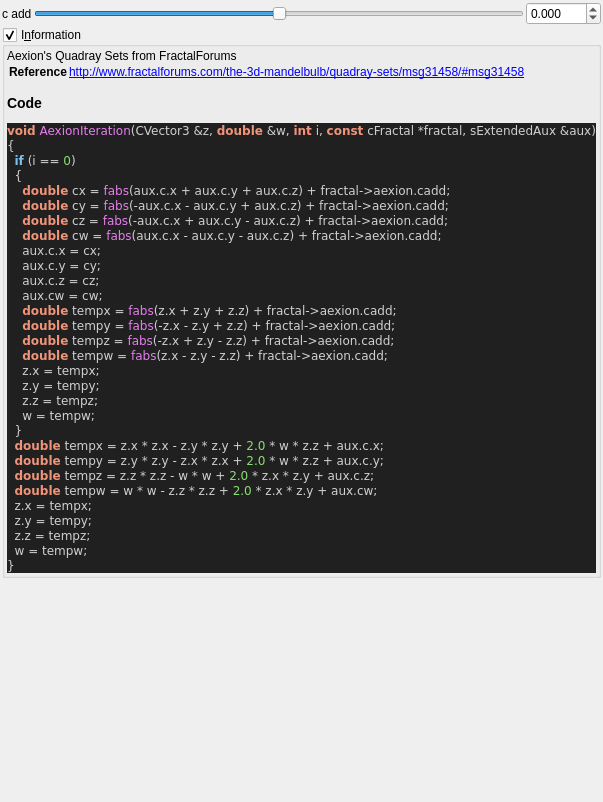
<?xml version="1.0" encoding="UTF-8"?>
<ui version="4.0">
 <class>Form</class>
 <widget class="QWidget" name="Form">
  <property name="geometry">
   <rect>
    <x>0</x>
    <y>0</y>
    <width>504</width>
    <height>802</height>
   </rect>
  </property>
  <property name="windowTitle">
   <string>Form</string>
  </property>
  <layout class="QVBoxLayout" name="verticalLayout">
   <property name="spacing">
    <number>2</number>
   </property>
   <property name="leftMargin">
    <number>2</number>
   </property>
   <property name="topMargin">
    <number>2</number>
   </property>
   <property name="rightMargin">
    <number>2</number>
   </property>
   <property name="bottomMargin">
    <number>2</number>
   </property>
   <item>
    <layout class="QGridLayout" name="gridLayout">
     <property name="spacing">
      <number>2</number>
     </property>
     <item row="0" column="2">
      <widget class="MyDoubleSpinBox" name="spinbox_cadd">
       <property name="sizePolicy">
        <sizepolicy hsizetype="Minimum" vsizetype="Maximum">
         <horstretch>0</horstretch>
         <verstretch>0</verstretch>
        </sizepolicy>
       </property>
       <property name="prefix">
        <string/>
       </property>
       <property name="suffix">
        <string/>
       </property>
       <property name="decimals">
        <number>3</number>
       </property>
       <property name="minimum">
        <double>-100.000000000000000</double>
       </property>
       <property name="maximum">
        <double>100.000000000000000</double>
       </property>
       <property name="singleStep">
        <double>0.100000000000000</double>
       </property>
      </widget>
     </item>
     <item row="0" column="1">
      <widget class="QSlider" name="slider_cadd">
       <property name="sizePolicy">
        <sizepolicy hsizetype="Expanding" vsizetype="Maximum">
         <horstretch>0</horstretch>
         <verstretch>0</verstretch>
        </sizepolicy>
       </property>
       <property name="minimum">
        <number>-5000</number>
       </property>
       <property name="maximum">
        <number>5000</number>
       </property>
       <property name="singleStep">
        <number>1</number>
       </property>
       <property name="orientation">
        <enum>Qt::Horizontal</enum>
       </property>
      </widget>
     </item>
     <item row="0" column="0">
      <widget class="QLabel" name="label_7">
       <property name="text">
        <string>c add</string>
       </property>
      </widget>
     </item>
    </layout>
   </item>
   <item>
    <widget class="MyGroupBox" name="groupCheck_info">
     <property name="title">
      <string>I&amp;nformation</string>
     </property>
     <property name="flat">
      <bool>false</bool>
     </property>
     <property name="checkable">
      <bool>true</bool>
     </property>
     <layout class="QVBoxLayout" name="verticalLayout_2">
      <property name="spacing">
       <number>2</number>
      </property>
      <property name="leftMargin">
       <number>2</number>
      </property>
      <property name="topMargin">
       <number>2</number>
      </property>
      <property name="rightMargin">
       <number>2</number>
      </property>
      <property name="bottomMargin">
       <number>2</number>
      </property>
      <item>
       <widget class="QLabel" name="label_code_content">
        <property name="text">
         <string>&lt;p&gt;Aexion's Quadray Sets from FractalForums&lt;/p&gt;&lt;table&gt;
&lt;tr&gt;&lt;th&gt;Reference&lt;/th&gt;&lt;td&gt;&lt;a href=&quot;http://www.fractalforums.com/the-3d-mandelbulb/quadray-sets/msg31458/#msg31458&quot;&gt;http://www.fractalforums.com/the-3d-mandelbulb/quadray-sets/msg31458/#msg31458&lt;/a&gt;&lt;/td&gt;&lt;/tr&gt;
&lt;/table&gt;
&lt;h3&gt;Code&lt;/h3&gt;
&lt;!DOCTYPE HTML PUBLIC &quot;-//W3C//DTD HTML 4.0 Transitional//EN&quot;&gt;
&lt;html&gt;
&lt;head&gt;
&lt;meta http-equiv=&quot;content-type&quot; content=&quot;text/html; charset=ISO-8859-1&quot;&gt;
&lt;title&gt;Source file&lt;/title&gt;
&lt;/head&gt;
&lt;body style=&quot;background-color:#202020&quot;&gt;
&lt;pre style=&quot;color:#d0d0d0; background-color:#202020;  font-family:'Courier New';&quot;&gt;&lt;span style=&quot;color:#f09479; font-weight:bold&quot;&gt;void&lt;/span&gt; &lt;span style=&quot;color:#e47eed&quot;&gt;AexionIteration&lt;/span&gt;&lt;span style=&quot;color:#d0d0d0&quot;&gt;(&lt;/span&gt;CVector3 &lt;span style=&quot;color:#d0d0d0&quot;&gt;&amp;amp;&lt;/span&gt;z&lt;span style=&quot;color:#d0d0d0&quot;&gt;,&lt;/span&gt; &lt;span style=&quot;color:#f09479; font-weight:bold&quot;&gt;double&lt;/span&gt; &lt;span style=&quot;color:#d0d0d0&quot;&gt;&amp;amp;&lt;/span&gt;w&lt;span style=&quot;color:#d0d0d0&quot;&gt;,&lt;/span&gt; &lt;span style=&quot;color:#f09479; font-weight:bold&quot;&gt;int&lt;/span&gt; i&lt;span style=&quot;color:#d0d0d0&quot;&gt;,&lt;/span&gt; &lt;span style=&quot;color:#f09479; font-weight:bold&quot;&gt;const&lt;/span&gt; cFractal &lt;span style=&quot;color:#d0d0d0&quot;&gt;*&lt;/span&gt;fractal&lt;span style=&quot;color:#d0d0d0&quot;&gt;,&lt;/span&gt; sExtendedAux &lt;span style=&quot;color:#d0d0d0&quot;&gt;&amp;amp;&lt;/span&gt;aux&lt;span style=&quot;color:#d0d0d0&quot;&gt;)&lt;/span&gt;
&lt;span style=&quot;color:#d0d0d0&quot;&gt;{&lt;/span&gt;
  &lt;span style=&quot;color:#7ec0ee; font-weight:bold&quot;&gt;if&lt;/span&gt; &lt;span style=&quot;color:#d0d0d0&quot;&gt;(&lt;/span&gt;i &lt;span style=&quot;color:#d0d0d0&quot;&gt;==&lt;/span&gt; &lt;span style=&quot;color:#87df71&quot;&gt;0&lt;/span&gt;&lt;span style=&quot;color:#d0d0d0&quot;&gt;)&lt;/span&gt;
  &lt;span style=&quot;color:#d0d0d0&quot;&gt;{&lt;/span&gt;
    &lt;span style=&quot;color:#f09479; font-weight:bold&quot;&gt;double&lt;/span&gt; cx &lt;span style=&quot;color:#d0d0d0&quot;&gt;=&lt;/span&gt; &lt;span style=&quot;color:#e47eed&quot;&gt;fabs&lt;/span&gt;&lt;span style=&quot;color:#d0d0d0&quot;&gt;(&lt;/span&gt;aux&lt;span style=&quot;color:#d0d0d0&quot;&gt;.&lt;/span&gt;c&lt;span style=&quot;color:#d0d0d0&quot;&gt;.&lt;/span&gt;x &lt;span style=&quot;color:#d0d0d0&quot;&gt;+&lt;/span&gt; aux&lt;span style=&quot;color:#d0d0d0&quot;&gt;.&lt;/span&gt;c&lt;span style=&quot;color:#d0d0d0&quot;&gt;.&lt;/span&gt;y &lt;span style=&quot;color:#d0d0d0&quot;&gt;+&lt;/span&gt; aux&lt;span style=&quot;color:#d0d0d0&quot;&gt;.&lt;/span&gt;c&lt;span style=&quot;color:#d0d0d0&quot;&gt;.&lt;/span&gt;z&lt;span style=&quot;color:#d0d0d0&quot;&gt;) +&lt;/span&gt; fractal&lt;span style=&quot;color:#d0d0d0&quot;&gt;-&amp;gt;&lt;/span&gt;aexion&lt;span style=&quot;color:#d0d0d0&quot;&gt;.&lt;/span&gt;cadd&lt;span style=&quot;color:#d0d0d0&quot;&gt;;&lt;/span&gt;
    &lt;span style=&quot;color:#f09479; font-weight:bold&quot;&gt;double&lt;/span&gt; cy &lt;span style=&quot;color:#d0d0d0&quot;&gt;=&lt;/span&gt; &lt;span style=&quot;color:#e47eed&quot;&gt;fabs&lt;/span&gt;&lt;span style=&quot;color:#d0d0d0&quot;&gt;(-&lt;/span&gt;aux&lt;span style=&quot;color:#d0d0d0&quot;&gt;.&lt;/span&gt;c&lt;span style=&quot;color:#d0d0d0&quot;&gt;.&lt;/span&gt;x &lt;span style=&quot;color:#d0d0d0&quot;&gt;-&lt;/span&gt; aux&lt;span style=&quot;color:#d0d0d0&quot;&gt;.&lt;/span&gt;c&lt;span style=&quot;color:#d0d0d0&quot;&gt;.&lt;/span&gt;y &lt;span style=&quot;color:#d0d0d0&quot;&gt;+&lt;/span&gt; aux&lt;span style=&quot;color:#d0d0d0&quot;&gt;.&lt;/span&gt;c&lt;span style=&quot;color:#d0d0d0&quot;&gt;.&lt;/span&gt;z&lt;span style=&quot;color:#d0d0d0&quot;&gt;) +&lt;/span&gt; fractal&lt;span style=&quot;color:#d0d0d0&quot;&gt;-&amp;gt;&lt;/span&gt;aexion&lt;span style=&quot;color:#d0d0d0&quot;&gt;.&lt;/span&gt;cadd&lt;span style=&quot;color:#d0d0d0&quot;&gt;;&lt;/span&gt;
    &lt;span style=&quot;color:#f09479; font-weight:bold&quot;&gt;double&lt;/span&gt; cz &lt;span style=&quot;color:#d0d0d0&quot;&gt;=&lt;/span&gt; &lt;span style=&quot;color:#e47eed&quot;&gt;fabs&lt;/span&gt;&lt;span style=&quot;color:#d0d0d0&quot;&gt;(-&lt;/span&gt;aux&lt;span style=&quot;color:#d0d0d0&quot;&gt;.&lt;/span&gt;c&lt;span style=&quot;color:#d0d0d0&quot;&gt;.&lt;/span&gt;x &lt;span style=&quot;color:#d0d0d0&quot;&gt;+&lt;/span&gt; aux&lt;span style=&quot;color:#d0d0d0&quot;&gt;.&lt;/span&gt;c&lt;span style=&quot;color:#d0d0d0&quot;&gt;.&lt;/span&gt;y &lt;span style=&quot;color:#d0d0d0&quot;&gt;-&lt;/span&gt; aux&lt;span style=&quot;color:#d0d0d0&quot;&gt;.&lt;/span&gt;c&lt;span style=&quot;color:#d0d0d0&quot;&gt;.&lt;/span&gt;z&lt;span style=&quot;color:#d0d0d0&quot;&gt;) +&lt;/span&gt; fractal&lt;span style=&quot;color:#d0d0d0&quot;&gt;-&amp;gt;&lt;/span&gt;aexion&lt;span style=&quot;color:#d0d0d0&quot;&gt;.&lt;/span&gt;cadd&lt;span style=&quot;color:#d0d0d0&quot;&gt;;&lt;/span&gt;
    &lt;span style=&quot;color:#f09479; font-weight:bold&quot;&gt;double&lt;/span&gt; cw &lt;span style=&quot;color:#d0d0d0&quot;&gt;=&lt;/span&gt; &lt;span style=&quot;color:#e47eed&quot;&gt;fabs&lt;/span&gt;&lt;span style=&quot;color:#d0d0d0&quot;&gt;(&lt;/span&gt;aux&lt;span style=&quot;color:#d0d0d0&quot;&gt;.&lt;/span&gt;c&lt;span style=&quot;color:#d0d0d0&quot;&gt;.&lt;/span&gt;x &lt;span style=&quot;color:#d0d0d0&quot;&gt;-&lt;/span&gt; aux&lt;span style=&quot;color:#d0d0d0&quot;&gt;.&lt;/span&gt;c&lt;span style=&quot;color:#d0d0d0&quot;&gt;.&lt;/span&gt;y &lt;span style=&quot;color:#d0d0d0&quot;&gt;-&lt;/span&gt; aux&lt;span style=&quot;color:#d0d0d0&quot;&gt;.&lt;/span&gt;c&lt;span style=&quot;color:#d0d0d0&quot;&gt;.&lt;/span&gt;z&lt;span style=&quot;color:#d0d0d0&quot;&gt;) +&lt;/span&gt; fractal&lt;span style=&quot;color:#d0d0d0&quot;&gt;-&amp;gt;&lt;/span&gt;aexion&lt;span style=&quot;color:#d0d0d0&quot;&gt;.&lt;/span&gt;cadd&lt;span style=&quot;color:#d0d0d0&quot;&gt;;&lt;/span&gt;
    aux&lt;span style=&quot;color:#d0d0d0&quot;&gt;.&lt;/span&gt;c&lt;span style=&quot;color:#d0d0d0&quot;&gt;.&lt;/span&gt;x &lt;span style=&quot;color:#d0d0d0&quot;&gt;=&lt;/span&gt; cx&lt;span style=&quot;color:#d0d0d0&quot;&gt;;&lt;/span&gt;
    aux&lt;span style=&quot;color:#d0d0d0&quot;&gt;.&lt;/span&gt;c&lt;span style=&quot;color:#d0d0d0&quot;&gt;.&lt;/span&gt;y &lt;span style=&quot;color:#d0d0d0&quot;&gt;=&lt;/span&gt; cy&lt;span style=&quot;color:#d0d0d0&quot;&gt;;&lt;/span&gt;
    aux&lt;span style=&quot;color:#d0d0d0&quot;&gt;.&lt;/span&gt;c&lt;span style=&quot;color:#d0d0d0&quot;&gt;.&lt;/span&gt;z &lt;span style=&quot;color:#d0d0d0&quot;&gt;=&lt;/span&gt; cz&lt;span style=&quot;color:#d0d0d0&quot;&gt;;&lt;/span&gt;
    aux&lt;span style=&quot;color:#d0d0d0&quot;&gt;.&lt;/span&gt;cw &lt;span style=&quot;color:#d0d0d0&quot;&gt;=&lt;/span&gt; cw&lt;span style=&quot;color:#d0d0d0&quot;&gt;;&lt;/span&gt;
    &lt;span style=&quot;color:#f09479; font-weight:bold&quot;&gt;double&lt;/span&gt; tempx &lt;span style=&quot;color:#d0d0d0&quot;&gt;=&lt;/span&gt; &lt;span style=&quot;color:#e47eed&quot;&gt;fabs&lt;/span&gt;&lt;span style=&quot;color:#d0d0d0&quot;&gt;(&lt;/span&gt;z&lt;span style=&quot;color:#d0d0d0&quot;&gt;.&lt;/span&gt;x &lt;span style=&quot;color:#d0d0d0&quot;&gt;+&lt;/span&gt; z&lt;span style=&quot;color:#d0d0d0&quot;&gt;.&lt;/span&gt;y &lt;span style=&quot;color:#d0d0d0&quot;&gt;+&lt;/span&gt; z&lt;span style=&quot;color:#d0d0d0&quot;&gt;.&lt;/span&gt;z&lt;span style=&quot;color:#d0d0d0&quot;&gt;) +&lt;/span&gt; fractal&lt;span style=&quot;color:#d0d0d0&quot;&gt;-&amp;gt;&lt;/span&gt;aexion&lt;span style=&quot;color:#d0d0d0&quot;&gt;.&lt;/span&gt;cadd&lt;span style=&quot;color:#d0d0d0&quot;&gt;;&lt;/span&gt;
    &lt;span style=&quot;color:#f09479; font-weight:bold&quot;&gt;double&lt;/span&gt; tempy &lt;span style=&quot;color:#d0d0d0&quot;&gt;=&lt;/span&gt; &lt;span style=&quot;color:#e47eed&quot;&gt;fabs&lt;/span&gt;&lt;span style=&quot;color:#d0d0d0&quot;&gt;(-&lt;/span&gt;z&lt;span style=&quot;color:#d0d0d0&quot;&gt;.&lt;/span&gt;x &lt;span style=&quot;color:#d0d0d0&quot;&gt;-&lt;/span&gt; z&lt;span style=&quot;color:#d0d0d0&quot;&gt;.&lt;/span&gt;y &lt;span style=&quot;color:#d0d0d0&quot;&gt;+&lt;/span&gt; z&lt;span style=&quot;color:#d0d0d0&quot;&gt;.&lt;/span&gt;z&lt;span style=&quot;color:#d0d0d0&quot;&gt;) +&lt;/span&gt; fractal&lt;span style=&quot;color:#d0d0d0&quot;&gt;-&amp;gt;&lt;/span&gt;aexion&lt;span style=&quot;color:#d0d0d0&quot;&gt;.&lt;/span&gt;cadd&lt;span style=&quot;color:#d0d0d0&quot;&gt;;&lt;/span&gt;
    &lt;span style=&quot;color:#f09479; font-weight:bold&quot;&gt;double&lt;/span&gt; tempz &lt;span style=&quot;color:#d0d0d0&quot;&gt;=&lt;/span&gt; &lt;span style=&quot;color:#e47eed&quot;&gt;fabs&lt;/span&gt;&lt;span style=&quot;color:#d0d0d0&quot;&gt;(-&lt;/span&gt;z&lt;span style=&quot;color:#d0d0d0&quot;&gt;.&lt;/span&gt;x &lt;span style=&quot;color:#d0d0d0&quot;&gt;+&lt;/span&gt; z&lt;span style=&quot;color:#d0d0d0&quot;&gt;.&lt;/span&gt;y &lt;span style=&quot;color:#d0d0d0&quot;&gt;-&lt;/span&gt; z&lt;span style=&quot;color:#d0d0d0&quot;&gt;.&lt;/span&gt;z&lt;span style=&quot;color:#d0d0d0&quot;&gt;) +&lt;/span&gt; fractal&lt;span style=&quot;color:#d0d0d0&quot;&gt;-&amp;gt;&lt;/span&gt;aexion&lt;span style=&quot;color:#d0d0d0&quot;&gt;.&lt;/span&gt;cadd&lt;span style=&quot;color:#d0d0d0&quot;&gt;;&lt;/span&gt;
    &lt;span style=&quot;color:#f09479; font-weight:bold&quot;&gt;double&lt;/span&gt; tempw &lt;span style=&quot;color:#d0d0d0&quot;&gt;=&lt;/span&gt; &lt;span style=&quot;color:#e47eed&quot;&gt;fabs&lt;/span&gt;&lt;span style=&quot;color:#d0d0d0&quot;&gt;(&lt;/span&gt;z&lt;span style=&quot;color:#d0d0d0&quot;&gt;.&lt;/span&gt;x &lt;span style=&quot;color:#d0d0d0&quot;&gt;-&lt;/span&gt; z&lt;span style=&quot;color:#d0d0d0&quot;&gt;.&lt;/span&gt;y &lt;span style=&quot;color:#d0d0d0&quot;&gt;-&lt;/span&gt; z&lt;span style=&quot;color:#d0d0d0&quot;&gt;.&lt;/span&gt;z&lt;span style=&quot;color:#d0d0d0&quot;&gt;) +&lt;/span&gt; fractal&lt;span style=&quot;color:#d0d0d0&quot;&gt;-&amp;gt;&lt;/span&gt;aexion&lt;span style=&quot;color:#d0d0d0&quot;&gt;.&lt;/span&gt;cadd&lt;span style=&quot;color:#d0d0d0&quot;&gt;;&lt;/span&gt;
    z&lt;span style=&quot;color:#d0d0d0&quot;&gt;.&lt;/span&gt;x &lt;span style=&quot;color:#d0d0d0&quot;&gt;=&lt;/span&gt; tempx&lt;span style=&quot;color:#d0d0d0&quot;&gt;;&lt;/span&gt;
    z&lt;span style=&quot;color:#d0d0d0&quot;&gt;.&lt;/span&gt;y &lt;span style=&quot;color:#d0d0d0&quot;&gt;=&lt;/span&gt; tempy&lt;span style=&quot;color:#d0d0d0&quot;&gt;;&lt;/span&gt;
    z&lt;span style=&quot;color:#d0d0d0&quot;&gt;.&lt;/span&gt;z &lt;span style=&quot;color:#d0d0d0&quot;&gt;=&lt;/span&gt; tempz&lt;span style=&quot;color:#d0d0d0&quot;&gt;;&lt;/span&gt;
    w &lt;span style=&quot;color:#d0d0d0&quot;&gt;=&lt;/span&gt; tempw&lt;span style=&quot;color:#d0d0d0&quot;&gt;;&lt;/span&gt;
  &lt;span style=&quot;color:#d0d0d0&quot;&gt;}&lt;/span&gt;
  &lt;span style=&quot;color:#f09479; font-weight:bold&quot;&gt;double&lt;/span&gt; tempx &lt;span style=&quot;color:#d0d0d0&quot;&gt;=&lt;/span&gt; z&lt;span style=&quot;color:#d0d0d0&quot;&gt;.&lt;/span&gt;x &lt;span style=&quot;color:#d0d0d0&quot;&gt;*&lt;/span&gt; z&lt;span style=&quot;color:#d0d0d0&quot;&gt;.&lt;/span&gt;x &lt;span style=&quot;color:#d0d0d0&quot;&gt;-&lt;/span&gt; z&lt;span style=&quot;color:#d0d0d0&quot;&gt;.&lt;/span&gt;y &lt;span style=&quot;color:#d0d0d0&quot;&gt;*&lt;/span&gt; z&lt;span style=&quot;color:#d0d0d0&quot;&gt;.&lt;/span&gt;y &lt;span style=&quot;color:#d0d0d0&quot;&gt;+&lt;/span&gt; &lt;span style=&quot;color:#87df71&quot;&gt;2.0&lt;/span&gt; &lt;span style=&quot;color:#d0d0d0&quot;&gt;*&lt;/span&gt; w &lt;span style=&quot;color:#d0d0d0&quot;&gt;*&lt;/span&gt; z&lt;span style=&quot;color:#d0d0d0&quot;&gt;.&lt;/span&gt;z &lt;span style=&quot;color:#d0d0d0&quot;&gt;+&lt;/span&gt; aux&lt;span style=&quot;color:#d0d0d0&quot;&gt;.&lt;/span&gt;c&lt;span style=&quot;color:#d0d0d0&quot;&gt;.&lt;/span&gt;x&lt;span style=&quot;color:#d0d0d0&quot;&gt;;&lt;/span&gt;
  &lt;span style=&quot;color:#f09479; font-weight:bold&quot;&gt;double&lt;/span&gt; tempy &lt;span style=&quot;color:#d0d0d0&quot;&gt;=&lt;/span&gt; z&lt;span style=&quot;color:#d0d0d0&quot;&gt;.&lt;/span&gt;y &lt;span style=&quot;color:#d0d0d0&quot;&gt;*&lt;/span&gt; z&lt;span style=&quot;color:#d0d0d0&quot;&gt;.&lt;/span&gt;y &lt;span style=&quot;color:#d0d0d0&quot;&gt;-&lt;/span&gt; z&lt;span style=&quot;color:#d0d0d0&quot;&gt;.&lt;/span&gt;x &lt;span style=&quot;color:#d0d0d0&quot;&gt;*&lt;/span&gt; z&lt;span style=&quot;color:#d0d0d0&quot;&gt;.&lt;/span&gt;x &lt;span style=&quot;color:#d0d0d0&quot;&gt;+&lt;/span&gt; &lt;span style=&quot;color:#87df71&quot;&gt;2.0&lt;/span&gt; &lt;span style=&quot;color:#d0d0d0&quot;&gt;*&lt;/span&gt; w &lt;span style=&quot;color:#d0d0d0&quot;&gt;*&lt;/span&gt; z&lt;span style=&quot;color:#d0d0d0&quot;&gt;.&lt;/span&gt;z &lt;span style=&quot;color:#d0d0d0&quot;&gt;+&lt;/span&gt; aux&lt;span style=&quot;color:#d0d0d0&quot;&gt;.&lt;/span&gt;c&lt;span style=&quot;color:#d0d0d0&quot;&gt;.&lt;/span&gt;y&lt;span style=&quot;color:#d0d0d0&quot;&gt;;&lt;/span&gt;
  &lt;span style=&quot;color:#f09479; font-weight:bold&quot;&gt;double&lt;/span&gt; tempz &lt;span style=&quot;color:#d0d0d0&quot;&gt;=&lt;/span&gt; z&lt;span style=&quot;color:#d0d0d0&quot;&gt;.&lt;/span&gt;z &lt;span style=&quot;color:#d0d0d0&quot;&gt;*&lt;/span&gt; z&lt;span style=&quot;color:#d0d0d0&quot;&gt;.&lt;/span&gt;z &lt;span style=&quot;color:#d0d0d0&quot;&gt;-&lt;/span&gt; w &lt;span style=&quot;color:#d0d0d0&quot;&gt;*&lt;/span&gt; w &lt;span style=&quot;color:#d0d0d0&quot;&gt;+&lt;/span&gt; &lt;span style=&quot;color:#87df71&quot;&gt;2.0&lt;/span&gt; &lt;span style=&quot;color:#d0d0d0&quot;&gt;*&lt;/span&gt; z&lt;span style=&quot;color:#d0d0d0&quot;&gt;.&lt;/span&gt;x &lt;span style=&quot;color:#d0d0d0&quot;&gt;*&lt;/span&gt; z&lt;span style=&quot;color:#d0d0d0&quot;&gt;.&lt;/span&gt;y &lt;span style=&quot;color:#d0d0d0&quot;&gt;+&lt;/span&gt; aux&lt;span style=&quot;color:#d0d0d0&quot;&gt;.&lt;/span&gt;c&lt;span style=&quot;color:#d0d0d0&quot;&gt;.&lt;/span&gt;z&lt;span style=&quot;color:#d0d0d0&quot;&gt;;&lt;/span&gt;
  &lt;span style=&quot;color:#f09479; font-weight:bold&quot;&gt;double&lt;/span&gt; tempw &lt;span style=&quot;color:#d0d0d0&quot;&gt;=&lt;/span&gt; w &lt;span style=&quot;color:#d0d0d0&quot;&gt;*&lt;/span&gt; w &lt;span style=&quot;color:#d0d0d0&quot;&gt;-&lt;/span&gt; z&lt;span style=&quot;color:#d0d0d0&quot;&gt;.&lt;/span&gt;z &lt;span style=&quot;color:#d0d0d0&quot;&gt;*&lt;/span&gt; z&lt;span style=&quot;color:#d0d0d0&quot;&gt;.&lt;/span&gt;z &lt;span style=&quot;color:#d0d0d0&quot;&gt;+&lt;/span&gt; &lt;span style=&quot;color:#87df71&quot;&gt;2.0&lt;/span&gt; &lt;span style=&quot;color:#d0d0d0&quot;&gt;*&lt;/span&gt; z&lt;span style=&quot;color:#d0d0d0&quot;&gt;.&lt;/span&gt;x &lt;span style=&quot;color:#d0d0d0&quot;&gt;*&lt;/span&gt; z&lt;span style=&quot;color:#d0d0d0&quot;&gt;.&lt;/span&gt;y &lt;span style=&quot;color:#d0d0d0&quot;&gt;+&lt;/span&gt; aux&lt;span style=&quot;color:#d0d0d0&quot;&gt;.&lt;/span&gt;cw&lt;span style=&quot;color:#d0d0d0&quot;&gt;;&lt;/span&gt;
  z&lt;span style=&quot;color:#d0d0d0&quot;&gt;.&lt;/span&gt;x &lt;span style=&quot;color:#d0d0d0&quot;&gt;=&lt;/span&gt; tempx&lt;span style=&quot;color:#d0d0d0&quot;&gt;;&lt;/span&gt;
  z&lt;span style=&quot;color:#d0d0d0&quot;&gt;.&lt;/span&gt;y &lt;span style=&quot;color:#d0d0d0&quot;&gt;=&lt;/span&gt; tempy&lt;span style=&quot;color:#d0d0d0&quot;&gt;;&lt;/span&gt;
  z&lt;span style=&quot;color:#d0d0d0&quot;&gt;.&lt;/span&gt;z &lt;span style=&quot;color:#d0d0d0&quot;&gt;=&lt;/span&gt; tempz&lt;span style=&quot;color:#d0d0d0&quot;&gt;;&lt;/span&gt;
  w &lt;span style=&quot;color:#d0d0d0&quot;&gt;=&lt;/span&gt; tempw&lt;span style=&quot;color:#d0d0d0&quot;&gt;;&lt;/span&gt;
&lt;span style=&quot;color:#d0d0d0&quot;&gt;}&lt;/span&gt;
&lt;/pre&gt;
&lt;/body&gt;
&lt;/html&gt;
&lt;!--HTML generated by highlight 3.9, http://www.andre-simon.de/--&gt;
</string>
        </property>
        <property name="wordWrap">
         <bool>true</bool>
        </property>
        <property name="openExternalLinks">
         <bool>true</bool>
        </property>
        <property name="textInteractionFlags">
         <set>Qt::LinksAccessibleByMouse|Qt::TextSelectableByMouse</set>
        </property>
       </widget>
      </item>
     </layout>
    </widget>
   </item>
   <item>
    <spacer name="verticalSpacer">
     <property name="orientation">
      <enum>Qt::Vertical</enum>
     </property>
     <property name="sizeHint" stdset="0">
      <size>
       <width>20</width>
       <height>40</height>
      </size>
     </property>
    </spacer>
   </item>
  </layout>
 </widget>
 <customwidgets>
  <customwidget>
   <class>MyDoubleSpinBox</class>
   <extends>QDoubleSpinBox</extends>
   <header>mydoublespinbox.h</header>
  </customwidget>
  <customwidget>
   <class>MyGroupBox</class>
   <extends>QGroupBox</extends>
   <header>mygroupbox.h</header>
   <container>1</container>
  </customwidget>
 </customwidgets>
 <tabstops>
  <tabstop>slider_cadd</tabstop>
  <tabstop>spinbox_cadd</tabstop>
 </tabstops>
 <resources/>
 <connections/>
</ui>
